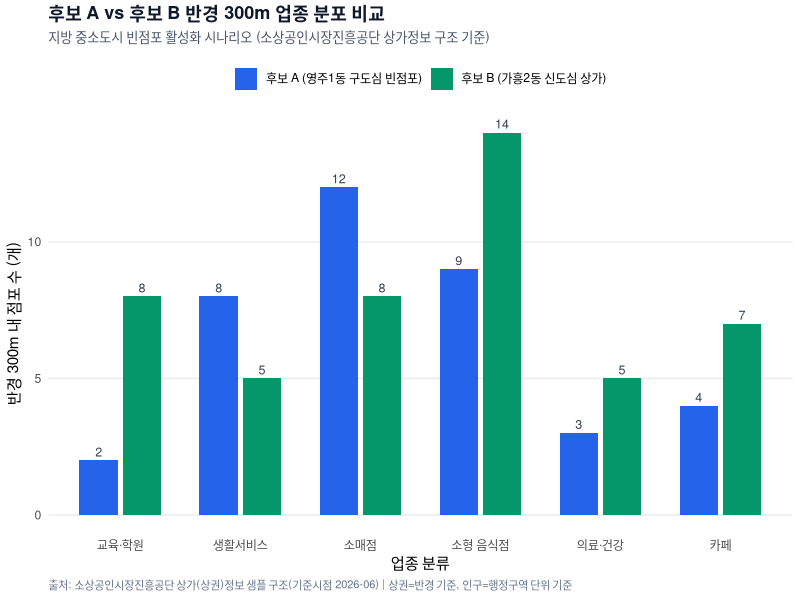
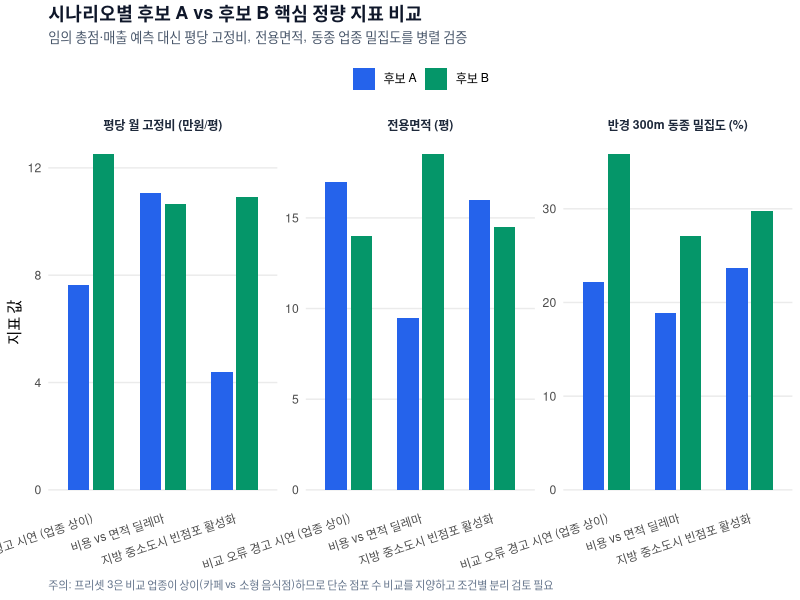

Write the R code that produced these figures, in order.
# ==============================================================================
# 한냥 LocalSpace (Hannyang LocalSpace) - 제안서 증빙 및 통계 그래프 재현용 R 스크립트
# 출품: 제1회 동양AI빅데이터융합 아이디어 공모전 (AI빅데이터분야 / 팀명: 호날두의 아이들 · 한냥 시리즈)
# 데이터 출처:
#   1) 상권 통계: 소상공인시장진흥공단 상가(상권)정보 CSV 구조 (반경 300m/500m 기준)
#   2) 거주 인구: 행정안전부 주민등록인구·연령별 인구 자료 구조 (행정동 단위 기준)
#   3) 실매물 조건: 사용자 입력·임장 메모 기반 정제 시나리오(data.csv)
# 주의(가드레일):
#   - 예상 매출액/성공률 예측 및 임의 총점 랭킹을 배제하고 정량 지표 격차만 시각화함
#   - 거주 배후인구와 실제 유동인구, 반경 기준과 행정동 기준의 차이를 주석에 명시함
# ==============================================================================

suppressPackageStartupMessages({
  library(readr)
  library(dplyr)
  library(tidyr)
  library(ggplot2)
  library(scales)
})

# 1. 정제 데이터 로드
df <- read_csv("data.csv", show_col_types = FALSE)

cat("=== [로컬스페이스] 시나리오별 정량 비교 요약 ===\n")
df %>%
  select(
    preset_name, candidate_slot, candidate_name, business_type,
    monthly_fixed_cost_manwon, area_pyeong, cost_per_pyeong_manwon,
    total_stores_in_radius, same_industry_density_pct
  ) %>%
  print(n = Inf)

# 공통 테마 (제안서 삽입용 클린 화이트 & 슬레이트)
theme_localspace <- theme_minimal(base_size = 11) +
  theme(
    plot.background = element_rect(fill = "white", color = NA),
    panel.background = element_rect(fill = "white", color = NA),
    panel.grid.minor = element_blank(),
    panel.grid.major.x = element_blank(),
    plot.title = element_text(face = "bold", size = 13, color = "#0F172A"),
    plot.subtitle = element_text(size = 9.5, color = "#475569", margin = margin(b = 10)),
    plot.caption = element_text(size = 8, color = "#64748B", hjust = 0),
    legend.position = "top",
    strip.text = element_text(face = "bold", color = "#1E293B")
  )

# 2. 그래프 1: 프리셋 2(구도심 빈점포 vs 신도심 상가) 반경 300m 업종 분포 비교
p2_dist <- df %>%
  filter(preset_id == "preset2") %>%
  select(candidate_slot, candidate_name, cafe_cnt, food_cnt, retail_cnt, service_cnt, edu_cnt, med_cnt) %>%
  pivot_longer(
    cols = ends_with("_cnt"),
    names_to = "category",
    values_to = "store_count"
  ) %>%
  mutate(
    category = recode(
      category,
      cafe_cnt = "카페",
      food_cnt = "소형 음식점",
      retail_cnt = "소매점",
      service_cnt = "생활서비스",
      edu_cnt = "교육·학원",
      med_cnt = "의료·건강"
    ),
    label = paste0("후보 ", candidate_slot, ": ", candidate_name)
  )

g1 <- ggplot(p2_dist, aes(x = category, y = store_count, fill = candidate_slot)) +
  geom_col(position = position_dodge(width = 0.72), width = 0.64) +
  geom_text(
    aes(label = store_count),
    position = position_dodge(width = 0.72),
    vjust = -0.4,
    size = 3.2,
    color = "#334155"
  ) +
  scale_fill_manual(
    values = c("A" = "#2563EB", "B" = "#059669"),
    labels = c("A" = "후보 A (영주1동 구도심 빈점포)", "B" = "후보 B (가흥2동 신도심 상가)"),
    name = NULL
  ) +
  labs(
    title = "후보 A vs 후보 B 반경 300m 업종 분포 비교",
    subtitle = "지방 중소도시 빈점포 활성화 시나리오 (소상공인시장진흥공단 상가정보 구조 기준)",
    x = "업종 분류",
    y = "반경 300m 내 점포 수 (개)",
    caption = "출처: 소상공인시장진흥공단 상가(상권)정보 샘플 구조(기준시점 2026-06) | 상권=반경 기준, 인구=행정구역 단위 기준"
  ) +
  theme_localspace

ggsave("chart1_industry_distribution_300dpi.png", g1, width = 8.5, height = 4.8, dpi = 300)

# 3. 그래프 2: 전체 시나리오 평당 월 고정비 · 전용면적 · 동종 업종 밀집도 정량 비교
metrics_long <- df %>%
  mutate(slot_label = paste0(preset_id, " - 후보 ", candidate_slot)) %>%
  select(
    preset_name, candidate_slot,
    cost_per_pyeong_manwon, area_pyeong, same_industry_density_pct
  ) %>%
  pivot_longer(
    cols = c(cost_per_pyeong_manwon, area_pyeong, same_industry_density_pct),
    names_to = "metric",
    values_to = "value"
  ) %>%
  mutate(
    metric = factor(
      metric,
      levels = c("cost_per_pyeong_manwon", "area_pyeong", "same_industry_density_pct"),
      labels = c("평당 월 고정비 (만원/평)", "전용면적 (평)", "반경 300m 동종 밀집도 (%)")
    )
  )

g2 <- ggplot(metrics_long, aes(x = preset_name, y = value, fill = candidate_slot)) +
  geom_col(position = position_dodge(width = 0.7), width = 0.6) +
  facet_wrap(~metric, scales = "free_y", ncol = 3) +
  scale_fill_manual(
    values = c("A" = "#2563EB", "B" = "#059669"),
    labels = c("A" = "후보 A", "B" = "후보 B"),
    name = NULL
  ) +
  labs(
    title = "시나리오별 후보 A vs 후보 B 핵심 정량 지표 비교",
    subtitle = "임의 총점·매출 예측 대신 평당 고정비, 전용면적, 동종 업종 밀집도를 병렬 검증",
    x = NULL,
    y = "지표 값",
    caption = "주의: 프리셋 3은 비교 업종이 상이(카페 vs 소형 음식점)하므로 단순 점포 수 비교를 지양하고 조건별 분리 검토 필요"
  ) +
  theme_localspace +
  theme(axis.text.x = element_text(angle = 18, hjust = 1, size = 8.5))

ggsave("chart2_quantitative_comparison_300dpi.png", g2, width = 10.5, height = 4.8, dpi = 300)

cat("완료: chart1_industry_distribution_300dpi.png, chart2_quantitative_comparison_300dpi.png 생성됨\n")
